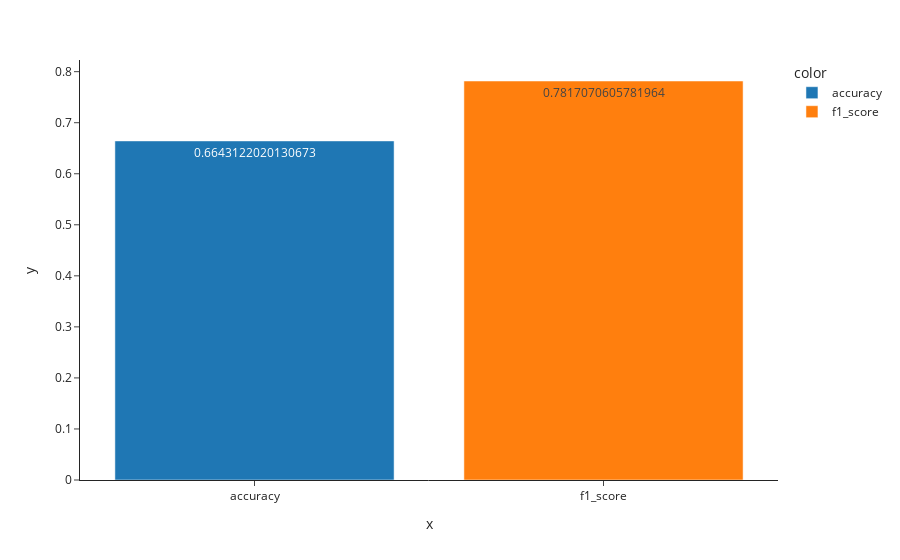

The notebook cell this image was saved under:
### Code cell
import plotly.express as px
from plotly.offline import iplot, init_notebook_mode
init_notebook_mode(connected=True)

px.bar(x = ['accuracy', 'f1_score'],
       y = [test_accuracy, test_f1],
       text = [test_accuracy, test_f1],
       template = 'simple_white',
       color = ['accuracy', 'f1_score'])

### Figure 1 — Plotly figure (JSON) as saved in the notebook; plotly's stock layout.template omitted (floating-point values rounded to 4 significant figures)
{"data": [{"alignmentgroup": "True", "hovertemplate": "color=accuracy<br>x=%{x}<br>y=%{y}<br>text=%{text}<extra></extra>", "legendgroup": "accuracy", "marker": {"color": "#1F77B4", "pattern": {"shape": ""}}, "name": "accuracy", "offsetgroup": "accuracy", "orientation": "v", "showlegend": true, "text": [0.6643], "textposition": "auto", "type": "bar", "x": ["accuracy"], "xaxis": "x", "y": [0.6643], "yaxis": "y"}, {"alignmentgroup": "True", "hovertemplate": "color=f1_score<br>x=%{x}<br>y=%{y}<br>text=%{text}<extra></extra>", "legendgroup": "f1_score", "marker": {"color": "#FF7F0E", "pattern": {"shape": ""}}, "name": "f1_score", "offsetgroup": "f1_score", "orientation": "v", "showlegend": true, "text": [0.7817], "textposition": "auto", "type": "bar", "x": ["f1_score"], "xaxis": "x", "y": [0.7817], "yaxis": "y"}], "layout": {"barmode": "relative", "legend": {"title": {"text": "color"}, "tracegroupgap": 0}, "margin": {"t": 60}, "xaxis": {"anchor": "y", "domain": [0, 1], "title": {"text": "x"}}, "yaxis": {"anchor": "x", "domain": [0, 1], "title": {"text": "y"}}}}
